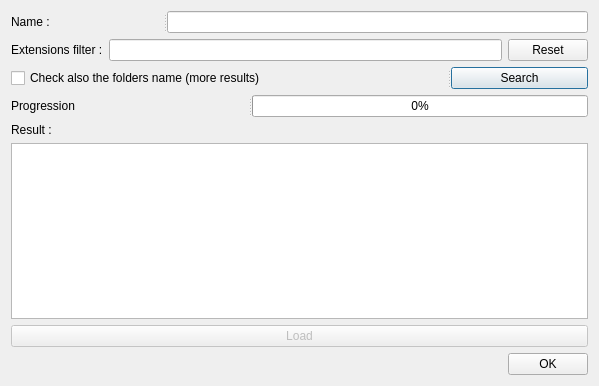
<?xml version="1.0" encoding="UTF-8"?>
<ui version="4.0">
 <class>GUI_Search</class>
 <widget class="QDialog" name="GUI_Search">
  <property name="geometry">
   <rect>
    <x>0</x>
    <y>0</y>
    <width>599</width>
    <height>386</height>
   </rect>
  </property>
  <property name="windowTitle">
   <string>Search</string>
  </property>
  <layout class="QVBoxLayout" name="verticalLayout">
   <item>
    <widget class="QSplitter" name="splitter_4">
     <property name="orientation">
      <enum>Qt::Horizontal</enum>
     </property>
     <widget class="QLabel" name="label_name">
      <property name="text">
       <string>Name :</string>
      </property>
     </widget>
     <widget class="QLineEdit" name="lineEdit_name"/>
    </widget>
   </item>
   <item>
    <layout class="QHBoxLayout" name="horizontalLayout">
     <item>
      <widget class="QLabel" name="label_extensions">
       <property name="text">
        <string>Extensions filter :</string>
       </property>
      </widget>
     </item>
     <item>
      <widget class="QLineEdit" name="lineEdit_extensionsFilter"/>
     </item>
     <item>
      <widget class="QPushButton" name="pushButton_reset">
       <property name="text">
        <string>Reset</string>
       </property>
      </widget>
     </item>
    </layout>
   </item>
   <item>
    <widget class="QSplitter" name="splitter_2">
     <property name="orientation">
      <enum>Qt::Horizontal</enum>
     </property>
     <widget class="QCheckBox" name="checkBox_folder">
      <property name="text">
       <string>Check also the folders name (more results)</string>
      </property>
     </widget>
     <widget class="QPushButton" name="pushButton_search">
      <property name="text">
       <string>Search</string>
      </property>
      <property name="autoDefault">
       <bool>true</bool>
      </property>
      <property name="default">
       <bool>true</bool>
      </property>
     </widget>
    </widget>
   </item>
   <item>
    <widget class="QSplitter" name="splitter">
     <property name="orientation">
      <enum>Qt::Horizontal</enum>
     </property>
     <widget class="QLabel" name="label_progression">
      <property name="sizePolicy">
       <sizepolicy hsizetype="Expanding" vsizetype="Preferred">
        <horstretch>0</horstretch>
        <verstretch>0</verstretch>
       </sizepolicy>
      </property>
      <property name="text">
       <string>Progression</string>
      </property>
     </widget>
     <widget class="QProgressBar" name="progressBar_search">
      <property name="sizePolicy">
       <sizepolicy hsizetype="Expanding" vsizetype="Fixed">
        <horstretch>0</horstretch>
        <verstretch>0</verstretch>
       </sizepolicy>
      </property>
      <property name="value">
       <number>0</number>
      </property>
     </widget>
    </widget>
   </item>
   <item>
    <widget class="QLabel" name="label_result">
     <property name="text">
      <string>Result :</string>
     </property>
    </widget>
   </item>
   <item>
    <widget class="QListWidget" name="listWidget_results"/>
   </item>
   <item>
    <widget class="QSplitter" name="splitter_3">
     <property name="orientation">
      <enum>Qt::Horizontal</enum>
     </property>
     <widget class="QPushButton" name="pushButton_load">
      <property name="enabled">
       <bool>false</bool>
      </property>
      <property name="sizePolicy">
       <sizepolicy hsizetype="Minimum" vsizetype="Fixed">
        <horstretch>0</horstretch>
        <verstretch>0</verstretch>
       </sizepolicy>
      </property>
      <property name="text">
       <string>Load</string>
      </property>
     </widget>
    </widget>
   </item>
   <item>
    <widget class="QDialogButtonBox" name="buttonBox">
     <property name="orientation">
      <enum>Qt::Horizontal</enum>
     </property>
     <property name="standardButtons">
      <set>QDialogButtonBox::Ok</set>
     </property>
    </widget>
   </item>
  </layout>
 </widget>
 <resources/>
 <connections>
  <connection>
   <sender>buttonBox</sender>
   <signal>accepted()</signal>
   <receiver>GUI_Search</receiver>
   <slot>accept()</slot>
   <hints>
    <hint type="sourcelabel">
     <x>248</x>
     <y>254</y>
    </hint>
    <hint type="destinationlabel">
     <x>157</x>
     <y>274</y>
    </hint>
   </hints>
  </connection>
 </connections>
</ui>
